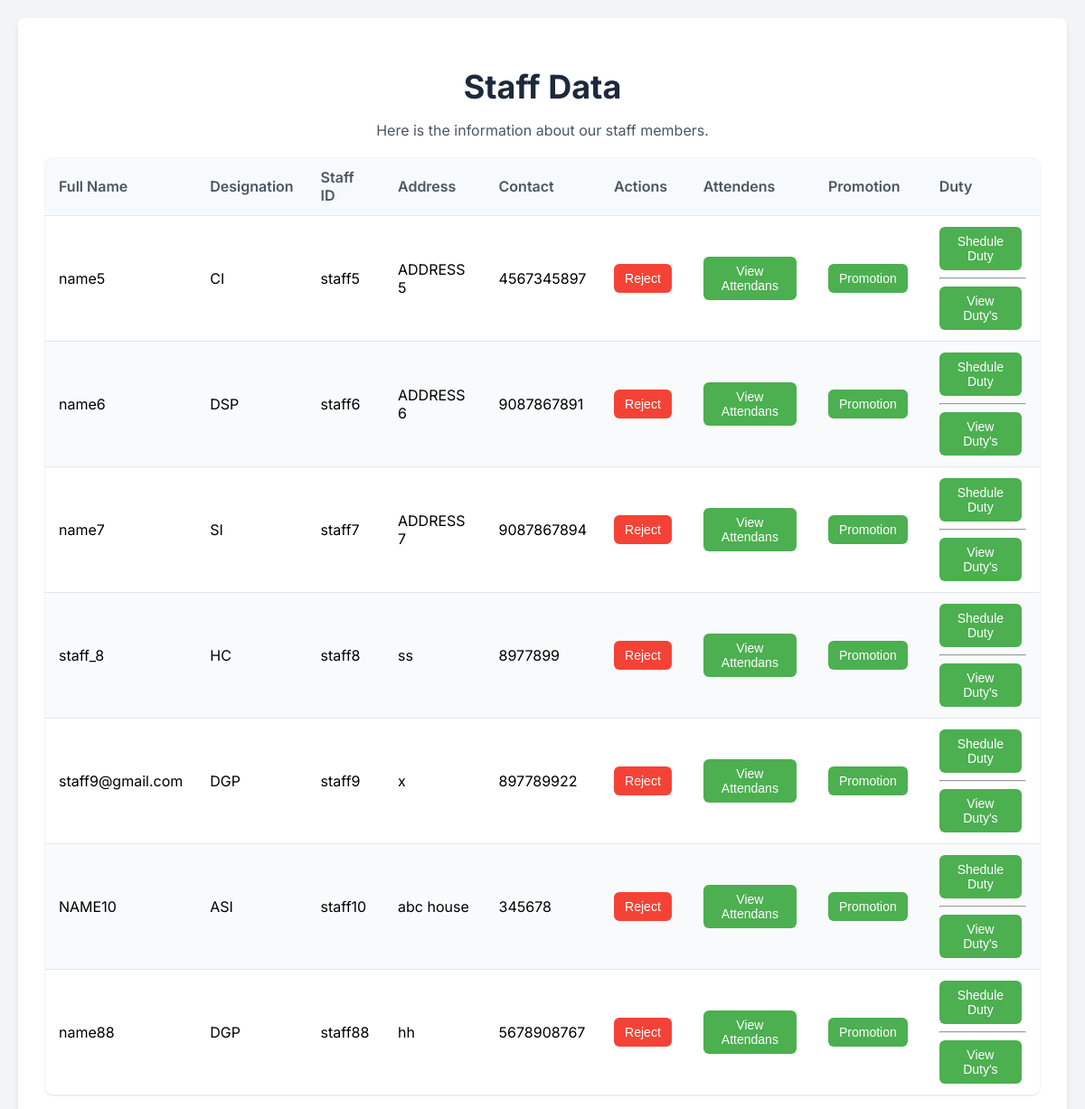
/view_staff/ (signed in), run on an earlier commit of the app's database.
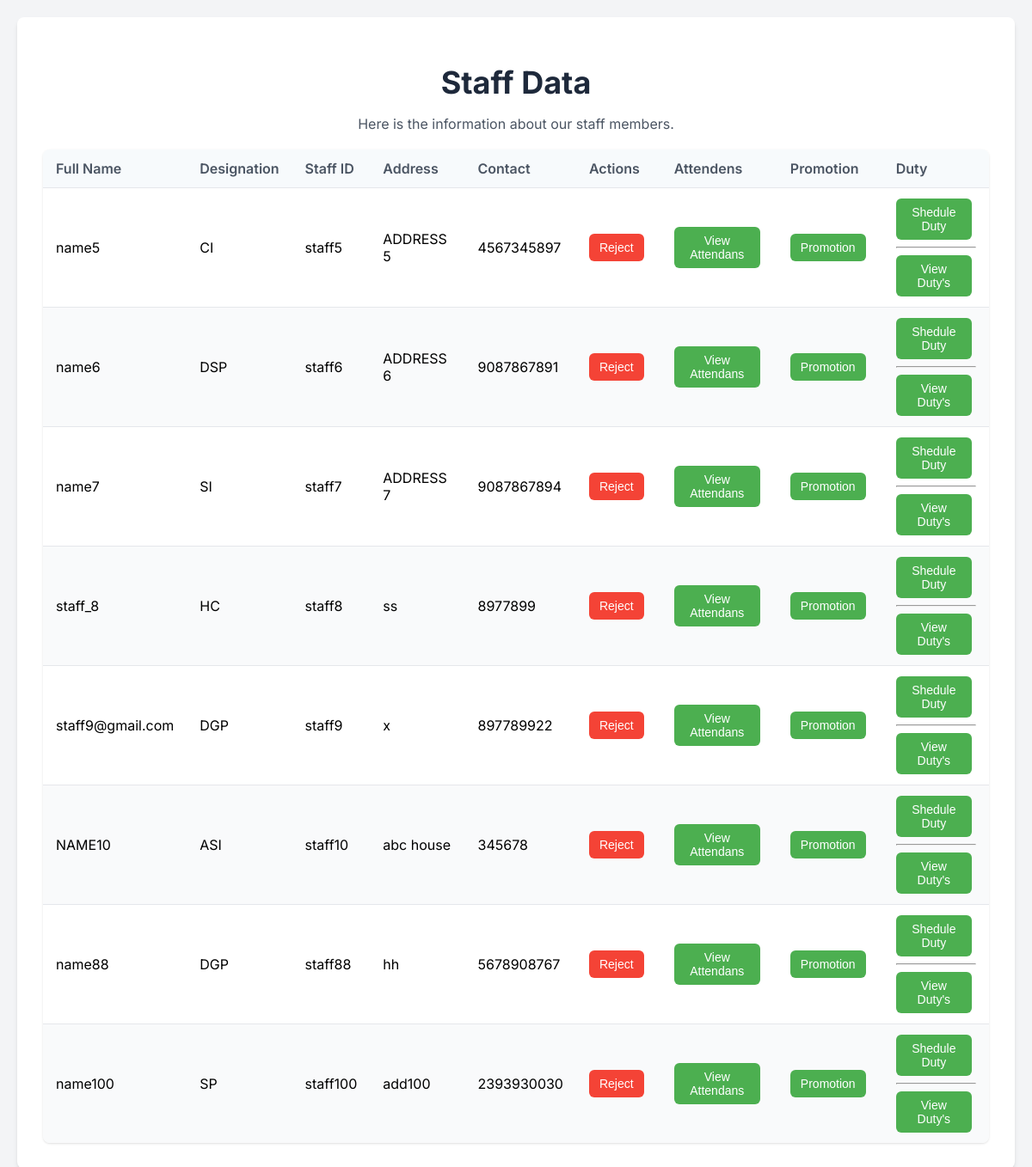
And on a later commit of the database.
### app_mini/models.py (models this page shows)
class staff(models.Model):
    DESIGNATION_CHOICE = [
        ('DGP', 'Director General of Police'),
        ('IGP', 'Inspector General of Police'),
        ('SP', 'Superintendent of Police'),
        ('DSP', 'Deputy Superintendent of Police'),
        ('CI', 'Circle Inspector'),
        ('SI', 'Sub Inspector'),
        ('ASI', 'Assistant Sub Inspector'),
        ('HC', 'Head Constable'),
        ('PC', 'Police Constable')
    ]
    staff_id = models.CharField(max_length=50, primary_key=True)
    login_id = models.ForeignKey(login, on_delete=models.CASCADE, null=True, blank=True)
    full_name = models.CharField(max_length=100)
    address = models.CharField(max_length=100)
    contact = models.CharField(max_length=50)
    designation = models.CharField(max_length=50, choices=DESIGNATION_CHOICE)
    gender = models.CharField(max_length=20)
    date_of_birth = models.CharField(max_length=20)
    station = models.ForeignKey(police_station_registration, on_delete=models.SET_NULL, null=True)

### app_mini/views.py (the view)
# urls.py: path('view_staff/', views.view_staff, name='view_staff'),
def view_staff(request):
    station_login_id = request.session.get('station_id')
    login_ins = get_object_or_404(login_table, id = station_login_id)
    station_ins = get_object_or_404(police_station_registration, login_id = login_ins)
    staff_data = staff.objects.filter(station = station_ins)
    return render(request, 'police_station/view_staff.html', {'staff_data' : staff_data})

### app_mini/templates/police_station/view_staff.html (shortened to what this page needs)
<!DOCTYPE html>
<html lang="en">
<head>
</head>
<body class="bg-gray-100 font-sans">
    <div class="staff-container">
        <header class="staff-header">
            <h1>Staff Data</h1>
            <p>Here is the information about our staff members.</p>
        </header>
        <main>
            <div class="staff-list">
                {% if staff_data %}
                <table class="staff-table">
                    <thead>
                        <tr>
                            <th>Full Name</th>
                            <th>Designation</th>
                            <th>Staff ID</th>
                            <th>Address</th>
                            <th>Contact</th>
                            <th>Actions</th>
                            <th>Attendens</th>
                            <th>Promotion</th>
                            <th>Duty</th>
                        </tr>
                    </thead>
                    <tbody>
                        {% for staff in staff_data %}
                        <tr>
                            <td>{{ staff.full_name }}</td>
                            <td>{{ staff.designation }}</td>
                            <td>{{ staff.staff_id }}</td>
                            <td>{{ staff.address }}</td>
                            <td>{{ staff.contact }}</td>
                            <td>
                                {% if staff.login_id.varification_status != "varified" %}
                                    <button><a href="../accept_staff/{{ staff.login_id.id }}">Accept</a></button>
                                {% else %}
                                    <button class="reject"><a href="../reject_staff/{{staff.login_id.id}}">Reject</a></button>
                                {% endif %}
                            </td>
                            <td>
                                <button><a href="{% url 'view_attendance_of_a_staff' staff.staff_id %}">View Attendans</a></button>
                            </td>
                            <td>
                                <button><a href="{% url 'promotion' staff.staff_id %}">Promotion</a></button>
                            </td>
                            <td>
                                <button><a href="{% url 'shedule_duty' staff.staff_id %}">Shedule Duty</a></button>
                                <hr>
                                <button><a href="../view_duty/{{ staff.staff_id }}">View Duty's</a></button>
                            </td>
                        </tr>
                        {% endfor %}
                    </tbody>
                </table>
                {% else %}
                <p class="no-staff-message">There Aren't Any Staff's</p>
                {% endif %}
            </div>
        </main>
    </div>
</body>
</html>

What changed in the data, as far as the page shows it:
added staff: full_name "name100", designation "SP", staff_id "staff100", address "add100", contact "2393930030"
